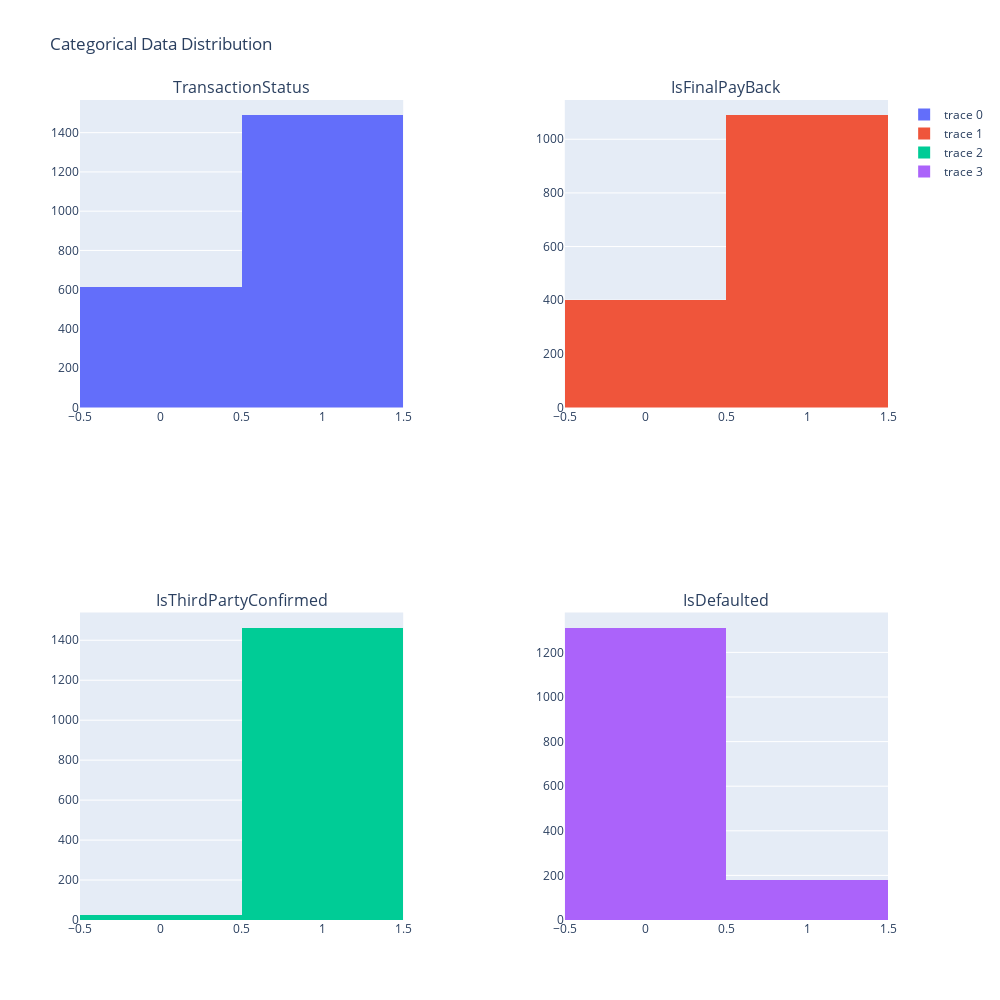

Notebook source saved alongside this figure:
### Code cell
fig_sub = make_subplots(rows=2, cols=2, horizontal_spacing=.2, subplot_titles=(categorical_cols))
row_num = col_num = 1

# training_data[categorical_cols]

for col in categorical_cols:
    fig_sub.add_traces(
        go.Histogram(x=training_data[col]), rows=row_num, cols=col_num
    )
    
    if col_num % 2 == 0:
        # reset col num & increment row num
        col_num=0
        row_num+=1

    col_num+=1

fig_sub.update_layout(height=1000, width=1000, title_text="Categorical Data Distribution")
fig_sub.show()

### Figure 1 — Plotly figure (JSON) as saved in the notebook; plotly's stock layout.template omitted (floating-point values rounded to 4 significant figures; data arrays with more than 128 entries replaced by an {"elided": "..."} marker saying what was removed)
{"data": [{"type": "histogram", "x": {"elided": "2100 int values"}, "xaxis": "x", "yaxis": "y"}, {"type": "histogram", "x": {"elided": "2100 int values"}, "xaxis": "x2", "yaxis": "y2"}, {"type": "histogram", "x": {"elided": "2100 int values"}, "xaxis": "x3", "yaxis": "y3"}, {"type": "histogram", "x": {"elided": "2100 int values"}, "xaxis": "x4", "yaxis": "y4"}], "layout": {"annotations": [{"font": {"size": 16}, "showarrow": false, "text": "TransactionStatus", "x": 0.2, "xanchor": "center", "xref": "paper", "y": 1, "yanchor": "bottom", "yref": "paper"}, {"font": {"size": 16}, "showarrow": false, "text": "IsFinalPayBack", "x": 0.8, "xanchor": "center", "xref": "paper", "y": 1, "yanchor": "bottom", "yref": "paper"}, {"font": {"size": 16}, "showarrow": false, "text": "IsThirdPartyConfirmed", "x": 0.2, "xanchor": "center", "xref": "paper", "y": 0.375, "yanchor": "bottom", "yref": "paper"}, {"font": {"size": 16}, "showarrow": false, "text": "IsDefaulted", "x": 0.8, "xanchor": "center", "xref": "paper", "y": 0.375, "yanchor": "bottom", "yref": "paper"}], "height": 1000, "title": {"text": "Categorical Data Distribution"}, "width": 1000, "xaxis": {"anchor": "y", "domain": [0, 0.4]}, "xaxis2": {"anchor": "y2", "domain": [0.6, 1]}, "xaxis3": {"anchor": "y3", "domain": [0, 0.4]}, "xaxis4": {"anchor": "y4", "domain": [0.6, 1]}, "yaxis": {"anchor": "x", "domain": [0.625, 1]}, "yaxis2": {"anchor": "x2", "domain": [0.625, 1]}, "yaxis3": {"anchor": "x3", "domain": [0, 0.375]}, "yaxis4": {"anchor": "x4", "domain": [0, 0.375]}}}
